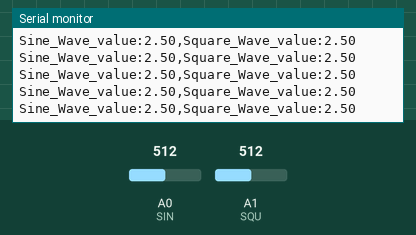
This sketch was run on a simulated Arduino Uno, built with avr-gcc and run on an emulated ATmega328P. Parts: the last lines printed to the serial monitor. The inputs (shaded band) are chosen by the test bench; at power-on: A0 (SIN) = 512, A1 (SQU) = 512.

Above: at 1.2 s.
1.3 s: A0 (SIN) set to 0
At 2.4 s:
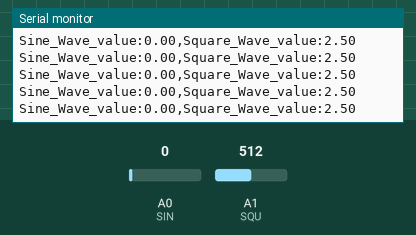
4.3 s: A1 (SQU) set to 716
At 4.9 s:
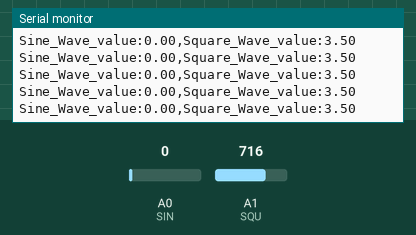
5.8 s: A0 (SIN) set to 122
At 6.5 s:
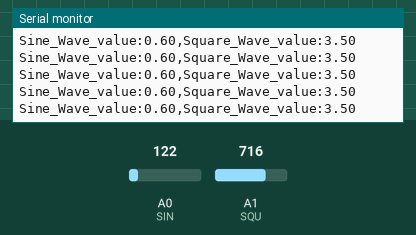
7.3 s: A1 (SQU) set to 0
At 8.1 s:
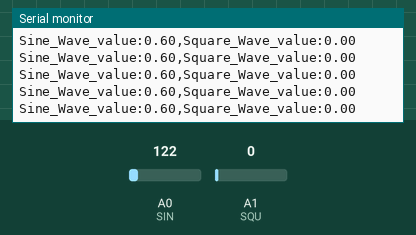
Timing chart, 0 to 10.3 s (numbered marks = the images above; inputs shaded):
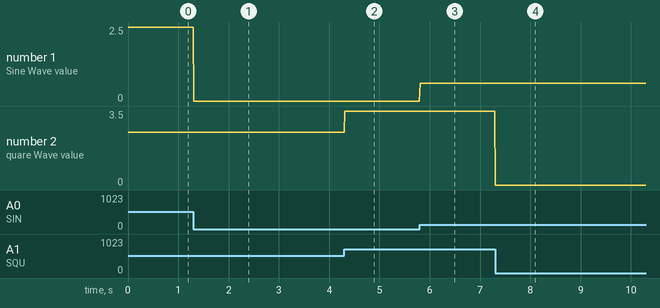

The sketch:

ADC.ino
```cpp
// pin values for Arduino
#define SIN A0
#define SQU A1

// init analog values
int val_sin = 0;
int val_squ = 0;


void setup() {
  // put your setup code here, to run once:
  Serial.begin(115200);
}

void loop() {
  // put your main code here, to run repeatedly:

  // read values
  val_sin = analogRead(SIN);
  val_squ = analogRead(SQU);

  char buffer[100];
  // int count = sprintf(buffer, "Sine Wave value: %f V; Square Wave value: %f\r\n", sin_f, squ_f);
  // Serial.write(buffer, count);

  float sin_f = (val_sin/1024.0)*5.0;
  float squ_f = (val_squ/1024.0)*5.0;

  Serial.print("Sine_Wave_value:");
  Serial.print(sin_f, 2);
  Serial.print(",");
  Serial.print("Square_Wave_value:");
  Serial.print(squ_f, 2);
  Serial.println("");
  delay(10); // Small delay for readability
}
```

Measured:
- after the input at 1.3 s, the serial monitor: prints a new line at once (image 1)
- after the input at 4.3 s, the serial monitor: prints a new line at once (image 2)
- after the input at 5.8 s, the serial monitor: prints a new line at once (image 3)
- after the input at 7.3 s, the serial monitor: prints a new line at once (image 4)
- plotted number 1: 2.5 → 0 after the input at 1.3 s, 0 → 0.6 after the input at 5.8 s
- plotted number 2: 2.5 → 3.5 after the input at 4.3 s
